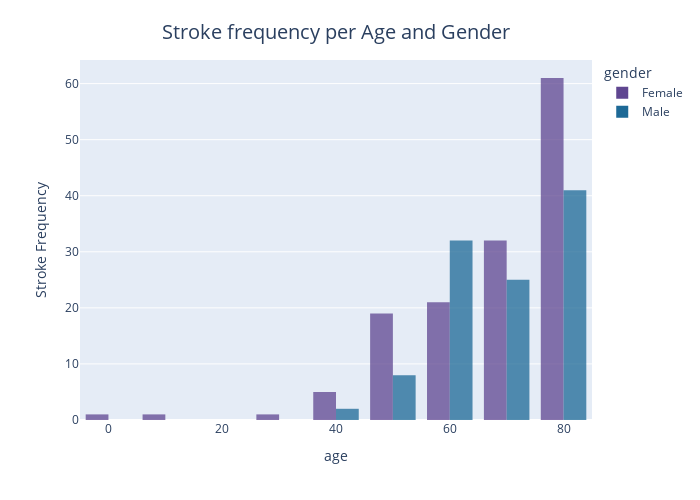

Here is the notebook cell this chart was saved with:
### Markdown cell above
### Stroke Frequency per Age and Gender combined

### Code cell
df_age_gender = df.groupby(['gender', 'age'], as_index=False)['stroke'].sum()
fig = px.histogram(df_age_gender,
                   x = 'age',
                   y = 'stroke',
                   color = 'gender',
                   barmode = 'group',
                   nbins = 10,
                   opacity = 0.75,
                   color_discrete_sequence = px.colors.qualitative.Prism)

fig.update_layout(height = 500,
                  width = 700,
                  title_text = 'Stroke frequency per Age and Gender',
                  title_font_size = 20,
                  title_y = 0.95,
                  title_x = 0.48,
                  yaxis_title = 'Stroke Frequency')

fig.show()

### Figure 1 — Plotly figure (JSON) as saved in the notebook; plotly's stock layout.template omitted (floating-point values rounded to 4 significant figures)
{"data": [{"alignmentgroup": "True", "bingroup": "x", "histfunc": "sum", "hovertemplate": "gender=Female<br>age=%{x}<br>sum of stroke=%{y}<extra></extra>", "legendgroup": "Female", "marker": {"color": "rgb(95, 70, 144)", "opacity": 0.75}, "name": "Female", "nbinsx": 10, "offsetgroup": "Female", "orientation": "v", "showlegend": true, "type": "histogram", "x": [0.08, 0.32, 0.4, 0.48, 0.56, 0.64, 0.72, 0.8, 0.88, 1, 1.08, 1.16, 1.24, 1.32, 1.4, 1.48, 1.56, 1.64, 1.72, 1.8, 1.88, 2, 3, 4, 5, 6, 7, 8, 9, 10, 11, 12, 13, 14, 15, 16, 17, 18, 19, 20, 21, 22, 23, 24, 25, 26, 27, 28, 29, 30, 31, 32, 33, 34, 35, 36, 37, 38, 39, 40, 41, 42, 43, 44, 45, 46, 47, 48, 49, 50, 51, 52, 53, 54, 55, 56, 57, 58, 59, 60, 61, 62, 63, 64, 65, 66, 67, 68, 69, 70, 71, 72, 73, 74, 75, 76, 77, 78, 79, 80, 81, 82], "xaxis": "x", "y": [0, 0, 0, 0, 0, 0, 0, 0, 0, 0, 0, 0, 0, 1, 0, 0, 0, 0, 0, 0, 0, 0, 0, 0, 0, 0, 0, 0, 0, 0, 0, 0, 0, 1, 0, 0, 0, 0, 0, 0, 0, 0, 0, 0, 0, 0, 0, 0, 0, 0, 0, 1, 0, 0, 0, 0, 0, 2, 3, 0, 0, 0, 0, 0, 2, 1, 0, 1, 2, 3, 3, 2, 2, 3, 2, 2, 5, 2, 2, 2, 2, 0, 4, 0, 2, 2, 2, 5, 3, 5, 3, 5, 2, 3, 4, 6, 7, 9, 13, 10, 8, 4], "yaxis": "y"}, {"alignmentgroup": "True", "bingroup": "x", "histfunc": "sum", "hovertemplate": "gender=Male<br>age=%{x}<br>sum of stroke=%{y}<extra></extra>", "legendgroup": "Male", "marker": {"color": "rgb(29, 105, 150)", "opacity": 0.75}, "name": "Male", "nbinsx": 10, "offsetgroup": "Male", "orientation": "v", "showlegend": true, "type": "histogram", "x": [0.08, 0.16, 0.24, 0.32, 0.4, 0.48, 0.56, 0.64, 0.72, 0.8, 0.88, 1, 1.08, 1.24, 1.32, 1.4, 1.48, 1.56, 1.64, 1.72, 1.8, 1.88, 2, 3, 4, 5, 6, 7, 8, 9, 10, 11, 12, 13, 14, 15, 16, 17, 18, 19, 20, 21, 22, 23, 24, 25, 26, 27, 28, 29, 30, 31, 32, 33, 34, 35, 36, 37, 38, 39, 40, 41, 42, 43, 44, 45, 46, 47, 48, 49, 50, 51, 52, 53, 54, 55, 56, 57, 58, 59, 60, 61, 62, 63, 64, 65, 66, 67, 68, 69, 70, 71, 72, 73, 74, 75, 76, 77, 78, 79, 80, 81, 82], "xaxis": "x", "y": [0, 0, 0, 0, 0, 0, 0, 0, 0, 0, 0, 0, 0, 0, 0, 0, 0, 0, 0, 0, 0, 0, 0, 0, 0, 0, 0, 0, 0, 0, 0, 0, 0, 0, 0, 0, 0, 0, 0, 0, 0, 0, 0, 0, 0, 0, 0, 0, 0, 0, 0, 0, 0, 0, 0, 0, 0, 0, 0, 0, 0, 0, 1, 1, 0, 1, 0, 1, 1, 1, 0, 1, 0, 0, 3, 0, 1, 6, 5, 6, 2, 4, 0, 5, 3, 1, 2, 1, 4, 3, 1, 4, 1, 2, 6, 2, 4, 1, 12, 4, 7, 6, 5], "yaxis": "y"}], "layout": {"barmode": "group", "height": 500, "legend": {"title": {"text": "gender"}, "tracegroupgap": 0}, "margin": {"t": 60}, "title": {"font": {"size": 20}, "text": "Stroke frequency per Age and Gender", "x": 0.48, "y": 0.95}, "width": 700, "xaxis": {"anchor": "y", "domain": [0, 1], "title": {"text": "age"}}, "yaxis": {"anchor": "x", "domain": [0, 1], "title": {"text": "Stroke Frequency"}}}}
